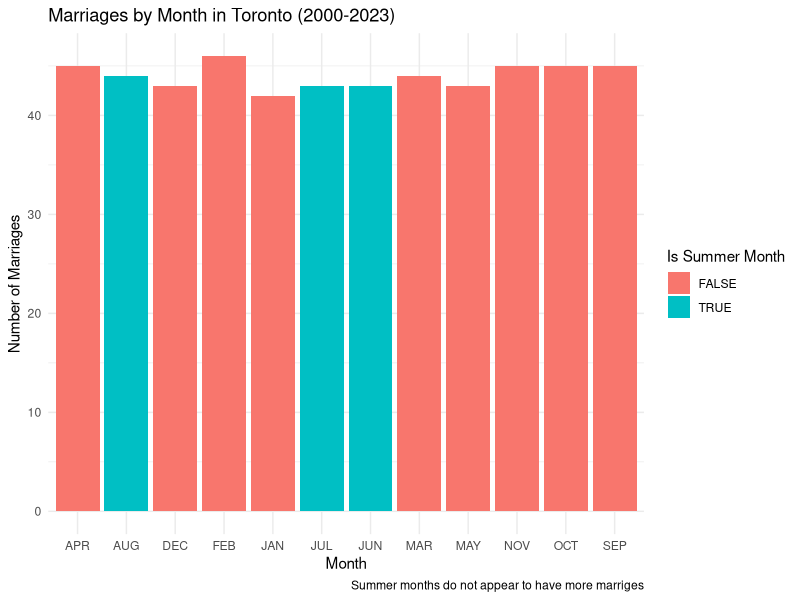

The R script that drew this image:
## ---- chunk 1
#| include: false
#| warning: false
#| message: false

library(tidyverse)
library(palmerpenguins)
## ---- chunk 2
#| include: false
#| warning: false
#| message: false
#| label: fig

# CREATING BAR CHART for marriages by month

marriage_data <- read_csv("../data/analysis_data/clean_marriage_data.csv")

marriage_data %>% ggplot(aes(x = month, y = marriages, fill=is_summer_month)) +
  geom_bar(stat = "identity") +
  labs(title = "Marriages by Month in Toronto (2000-2023)", 
       x = "Month", y = "Number of Marriages", 
       fill = "Is Summer Month", 
       caption = "Summer months do not appear to have more marriges") + 
  theme_minimal()

